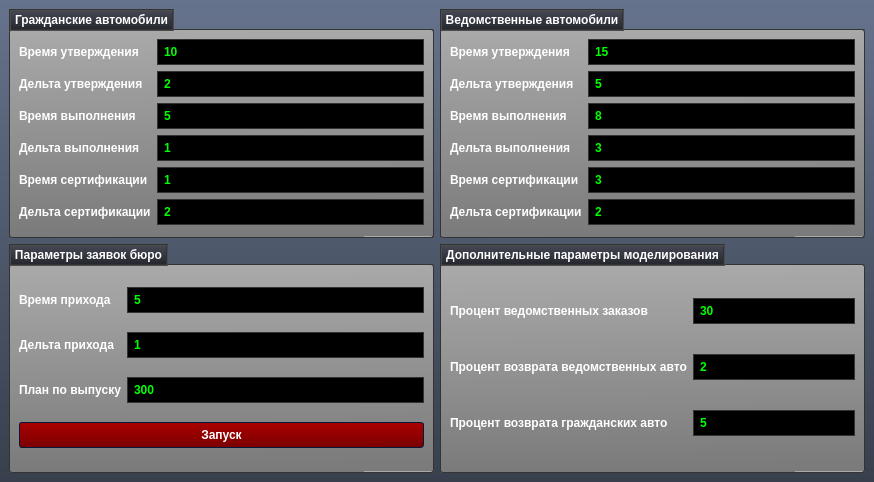
<?xml version="1.0" encoding="UTF-8"?>
<ui version="4.0">
 <class>MainWindow</class>
 <widget class="QMainWindow" name="MainWindow">
  <property name="geometry">
   <rect>
    <x>0</x>
    <y>0</y>
    <width>874</width>
    <height>482</height>
   </rect>
  </property>
  <property name="windowTitle">
   <string>Автомобильное бюро</string>
  </property>
  <property name="styleSheet">
   <string notr="true">/*Copyright (c) DevSec Studio. All rights reserved.

MIT License

Permission is hereby granted, free of charge, to any person obtaining a copy
of this software and associated documentation files (the &quot;Software&quot;), to deal
in the Software without restriction, including without limitation the rights
to use, copy, modify, merge, publish, distribute, sublicense, and/or sell
copies of the Software, and to permit persons to whom the Software is
furnished to do so, subject to the following conditions:

The above copyright notice and this permission notice shall be included in all
copies or substantial portions of the Software.

THE SOFTWARE IS PROVIDED *AS IS*, WITHOUT WARRANTY OF ANY KIND, EXPRESS OR
IMPLIED, INCLUDING BUT NOT LIMITED TO THE WARRANTIES OF MERCHANTABILITY,
FITNESS FOR A PARTICULAR PURPOSE AND NONINFRINGEMENT. IN NO EVENT SHALL THE
AUTHORS OR COPYRIGHT HOLDERS BE LIABLE FOR ANY CLAIM, DAMAGES OR OTHER
LIABILITY, WHETHER IN AN ACTION OF CONTRACT, TORT OR OTHERWISE, ARISING FROM,
OUT OF OR IN CONNECTION WITH THE SOFTWARE OR THE USE OR OTHER DEALINGS IN THE
SOFTWARE.
*/

/*-----QWidget-----*/
QWidget
{
	background-color: qlineargradient(spread:repeat, x1:1, y1:0, x2:1, y2:1, stop:0 rgba(102, 115, 140, 255),stop:1 rgba(56, 63, 77, 255));
	color: #ffffff;
	border-color: #051a39;

}


/*-----QLabel-----*/
QLabel
{
	background-color: transparent;
	color: #ffffff;
	font-weight: bold;

}


QLabel::disabled
{
	background-color: transparent;
	color: #898988;

}


/*-----QMenuBar-----*/
QMenuBar
{
	background-color: #484c58;
	color: #ffffff;
	border-color: #051a39;
	font-weight: bold;

}


QMenuBar::disabled
{
	background-color: #404040;
	color: #898988;
	border-color: #051a39;

}


QMenuBar::item
{
    background-color: transparent;

}


QMenuBar::item:selected
{
    background-color: #c4c5c3;
	color: #000000;
    border: 1px solid #000000;

}


QMenuBar::item:pressed
{
    background-color: #979796;
    border: 1px solid #000;
    margin-bottom: -1px;
    padding-bottom: 1px;

}


/*-----QMenu-----*/
QMenu
{
    background-color: #c4c5c3;
    border: 1px solid;
    color: #000000;
	font-weight: bold;

}


QMenu::separator
{
    height: 1px;
    background-color: #363942;
    color: #ffffff;
    padding-left: 4px;
    margin-left: 10px;
    margin-right: 5px;

}


QMenu::item
{
    min-width : 150px;
    padding: 3px 20px 3px 20px;

}


QMenu::item:selected
{
    background-color: #363942;
    color: #ffffff;

}


QMenu::item:disabled
{
    color: #898988;
}


/*-----QToolTip-----*/
QToolTip
{
	background-color: #bbbcba;
	color: #000000;
	border-color: #051a39;
	border : 1px solid #000000;
	border-radius: 2px;

}


/*-----QPushButton-----*/
QPushButton
{
	background-color: qlineargradient(spread:repeat, x1:0.486, y1:0, x2:0.505, y2:1, stop:0.00480769 rgba(170, 0, 0, 255),stop:1 rgba(122, 0, 0, 255));
	color: #ffffff;
	font-weight: bold;
	border-style: solid;
	border-width: 1px;
	border-radius: 3px;
	border-color: #051a39;
	padding: 5px;

}


QPushButton::disabled
{
	background-color: #404040;
	color: #656565;
	border-color: #051a39;

}


QPushButton::hover
{
	background-color: #9c0000;
	color: #ffffff;
	border-style: solid;
	border-width: 1px;
	border-radius: 3px;
	border-color: #051a39;
	padding: 5px;

}


QPushButton::pressed
{
	background-color: #880000;
	color: #ffffff;
	border-style: solid;
	border-width: 2px;
	border-radius: 3px;
	border-color: #000000;
	padding: 5px;

}


/*-----QToolButton-----*/
QToolButton 
{
	background-color: qlineargradient(spread:repeat, x1:1, y1:0, x2:1, y2:1, stop:0 rgba(177, 181, 193, 255),stop:1 rgba(159, 163, 174, 255));
	color: #ffffff;
	font-weight: bold;
	border-style: solid;
	border-width: 1px;
	border-radius: 3px;
	border-color: #051a39;
	padding: 5px;

}


QToolButton::disabled
{
	background-color: #404040;
	color: #656565;
	border-color: #051a39;

}


QToolButton::hover
{
	background-color: #9fa3ae;
	color: #ffffff;
	border-style: solid;
	border-width: 1px;
	border-radius: 3px;
	border-color: #051a39;
	padding: 5px;

}


QToolButton::pressed
{
	background-color: #7b7e86;
	color: #ffffff;
	border-style: solid;
	border-width: 2px;
	border-radius: 3px;
	border-color: #000000;
	padding: 5px;

}


/*-----QComboBox-----*/
QComboBox
{
    background-color: qlineargradient(spread:repeat, x1:1, y1:0, x2:1, y2:1, stop:0 rgba(118, 118, 118, 255),stop:1 rgba(70, 70, 70, 255));
    border: 1px solid #333333;
    border-radius: 3px;
    padding-left: 6px;
    color: lightgray;
	font-weight: bold;
    height: 20px;

}


QComboBox::disabled
{
	background-color: #404040;
	color: #656565;
	border-color: #051a39;

}


QComboBox:hover
{
    background-color: #646464;

}


QComboBox:on
{
    background-color: #979796;
	color: #000000;

}


QComboBox QAbstractItemView
{
    background-color: #c4c5c3;
    color: #000000;
    border: 1px solid black;
    selection-background-color: #363942;
    selection-color: #ffffff;
    outline: 0;

}


QComboBox::drop-down
{
    subcontrol-origin: padding;
    subcontrol-position: top right;
    width: 15px;
    border-left-width: 1px;
    border-left-color: darkgray;
    border-left-style: solid; 
    border-top-right-radius: 3px; 
    border-bottom-right-radius: 3px;

}


QComboBox::down-arrow
{
    image: url(://arrow-down.png);
    width: 8px;
    height: 8px;
}


/*-----QSpinBox &amp; QDoubleSpinBox &amp; QDateTimeEdit-----*/
QSpinBox, 
QDoubleSpinBox,
QDateTimeEdit
{
	background-color: #000000;
	color: #00ff00;
	font-weight: bold;
	border: 1px solid #333333;
	padding : 4px;

}


QSpinBox::disabled, 
QDoubleSpinBox::disabled,
QDateTimeEdit::disabled
{
	background-color: #404040;
	color: #656565;
	border-color: #051a39;

}


QSpinBox:hover, 
QDoubleSpinBox::hover,
QDateTimeEdit::hover
{
    border: 1px solid #00ff00;

}


QSpinBox::up-button, QSpinBox::down-button,
QDoubleSpinBox::up-button, QDoubleSpinBox::down-button,
QDateTimeEdit::up-button, QDateTimeEdit::down-button
{
	background-color: qlineargradient(spread:repeat, x1:1, y1:0, x2:1, y2:1, stop:0 rgba(118, 118, 118, 255),stop:1 rgba(70, 70, 70, 255));
    border: 0px solid #333333;

}


QSpinBox::disabled, 
QDoubleSpinBox::disabled,
QDateTimeEdit::disabled
{
	background-color: #404040;
	color: #656565;
	border-color: #051a39;

}


QSpinBox::up-button:hover, QSpinBox::down-button:hover,
QDoubleSpinBox::up-button:hover, QDoubleSpinBox::down-button:hover,
QDateTimeEdit::up-button:hover, QDateTimeEdit::down-button:hover
{
	background-color: #646464;
    border: 1px solid #333333;


}


QSpinBox::up-button:disabled, QSpinBox::down-button:disabled,
QDoubleSpinBox::up-button:disabled, QDoubleSpinBox::down-button:disabled,
QDateTimeEdit::up-button:disabled, QDateTimeEdit::down-button:disabled
{
	background-color: #404040;
	color: #656565;
	border-color: #051a39;

}


QSpinBox::up-button:pressed, QSpinBox::down-button:pressed,
QDoubleSpinBox::up-button:pressed, QDoubleSpinBox::down-button::pressed,
QDateTimeEdit::up-button:pressed, QDateTimeEdit::down-button::pressed
{
    background-color: #979796;
    border: 1px solid #444444;

}


QSpinBox::down-arrow,
QDoubleSpinBox::down-arrow,
QDateTimeEdit::down-arrow
{
    image: url(://arrow-down.png);
    width: 7px;

}


QSpinBox::up-arrow,
QDoubleSpinBox::up-arrow,
QDateTimeEdit::up-arrow
{
    image: url(://arrow-up.png);
    width: 7px;

}


/*-----QLineEdit-----*/
QLineEdit
{
	background-color: #000000;
	color: #00ff00;
	font-weight: bold;
    border: 1px solid #333333;
	padding: 4px;

}


QLineEdit:hover
{
    border: 1px solid #00ff00;

}


QLineEdit::disabled
{
	background-color: #404040;
	color: #656565;
	border-width: 1px;
	border-color: #051a39;
	padding: 2px;

}


/*-----QTextEdit-----*/
QTextEdit
{
	background-color: #808080;
	color: #fff;
	border: 1px groove #333333;

}


QTextEdit::disabled
{
	background-color: #404040;
	color: #656565;
	border-color: #051a39;

}


/*-----QGroupBox-----*/
QGroupBox 
{
    border: 1px groove #333333;
	border-radius: 2px;
    margin-top: 20px;

}


QGroupBox 
{
	background-color: qlineargradient(spread:repeat, x1:0.486, y1:0, x2:0.505, y2:1, stop:0.00480769 rgba(170, 169, 169, 255),stop:1 rgba(122, 122, 122, 255));
	font-weight: bold;

}


QGroupBox::title  
{
    background-color: qlineargradient(spread:repeat, x1:1, y1:0, x2:1, y2:1, stop:0 rgba(71, 75, 87, 255),stop:1 rgba(35, 37, 43, 255));
    color: #ffffff;
    border: 2px groove #333333;
    subcontrol-origin: margin;
    subcontrol-position: top left;
    padding: 2px;

}


QGroupBox::title::disabled
{
	background-color: #404040;
	color: #656565;
    subcontrol-origin: margin;
    subcontrol-position: top left;
    padding: 5px;
	border-top-left-radius: 3px;
	border-top-right-radius: 3px;

}


/*-----QCheckBox-----*/
QCheckBox{
	background-color: transparent;
	font-weight: bold;
	color: #fff;

}


QCheckBox::indicator
{
    color: #b1b1b1;
    background-color: #323232;
    border: 2px solid #222222;
    width: 12px;
    height: 12px;

}


QCheckBox::indicator:checked
{
    image:url(://checkbox.png);
    border: 2px solid #00ff00;

}


QCheckBox::indicator:unchecked:hover
{
    border: 2px solid #00ff00;

}


QCheckBox::disabled
{
	color: #656565;

}


QCheckBox::indicator:disabled
{
	background-color: #656565;
	color: #656565;
    border: 1px solid #656565;

}


/*-----QRadioButton-----*/
QRadioButton{
	background-color: transparent;
	font-weight: bold;
	color: #fff;

}


QRadioButton::indicator::unchecked
{ 
	border: 2px inset #222222; 
	border-radius: 6px; 
	background-color:  #323232;
	width: 9px; 
	height: 9px; 

}


QRadioButton::indicator::unchecked:hover
{ 
	border: 2px solid #00ff00; 
	border-radius: 5px; 
	background-color:  #323232;
	width: 9px; 
	height: 9px; 

}


QRadioButton::indicator::checked
{ 
	border: 2px inset #222222; 
	border-radius: 5px; 
	background-color: #00ff00; 
	width: 9px; 
	height: 9px; 

}


QRadioButton::disabled
{
	color: #656565;

}


QRadioButton::indicator:disabled
{
	background-color: #656565;
	color: #656565;
    border: 2px solid #656565;

}


/*-----QTableView &amp; QTableWidget-----*/
QTableView
{
    background-color: #808080;
    border: 1px groove #333333;
    color: #f0f0f0;
	font-weight: bold;
    gridline-color: #333333;
    outline : 0;

}


QTableView::disabled
{
    background-color: #242526;
    border: 1px solid #32414B;
    color: #656565;
    gridline-color: #656565;
    outline : 0;

}


QTableView::item:hover 
{
    background-color: #484c58;
    color: #f0f0f0;

}


QTableView::item:selected 
{
    background-color: #484c58;
    border: 2px groove #00ff00;
    color: #F0F0F0;

}


QTableView::item:selected:disabled
{
    background-color: #1a1b1c;
    border: 2px solid #525251;
    color: #656565;

}


QTableCornerButton::section
{
    background-color: #282830;

}


QHeaderView::section
{
    background-color: #282830;
    color: #fff;
	font-weight: bold;
    text-align: left;
	padding: 4px;
	
}


QHeaderView::section:disabled
{
    background-color: #525251;
    color: #656565;

}


QHeaderView::section:checked
{
    background-color: #00ff00;

}


QHeaderView::section:checked:disabled
{
    color: #656565;
    background-color: #525251;

}


QHeaderView::section::vertical::first,
QHeaderView::section::vertical::only-one
{
    border-top: 0px;

}


QHeaderView::section::vertical
{
    border-top: 0px;

}


QHeaderView::section::horizontal::first,
QHeaderView::section::horizontal::only-one
{
    border-left: 0px;

}


QHeaderView::section::horizontal
{
    border-left: 0px;

}


/*-----QTabWidget-----*/
QTabBar::tab
{
	background-color: transparent;
	color: #ffffff;
	font-weight: bold;
	width: 80px;
	height: 9px;
	
}


QTabBar::tab:disabled
{
	background-color: #656565;
	color: #656565;

}


QTabWidget::pane 
{
	background-color: transparent;
	color: #ffffff;
	border: 1px groove #333333;

}


QTabBar::tab:selected
{
    background-color: #484c58;
	color: #ffffff;
	border: 1px groove #333333;
	border-bottom: 0px;

}


QTabBar::tab:selected:disabled
{
	background-color: #404040;
	color: #656565;

}


QTabBar::tab:!selected 
{
    background-color: #a3a7b2;

}


QTabBar::tab:!selected:hover 
{
    background-color: #484c58;

}


QTabBar::tab:top:!selected 
{
    margin-top: 1px;

}


QTabBar::tab:bottom:!selected 
{
    margin-bottom: 3px;

}


QTabBar::tab:top, QTabBar::tab:bottom 
{
    min-width: 8ex;
    margin-right: -1px;
    padding: 5px 10px 5px 10px;

}


QTabBar::tab:top:selected 
{
    border-bottom-color: none;

}


QTabBar::tab:bottom:selected 
{
    border-top-color: none;

}


QTabBar::tab:top:last, QTabBar::tab:bottom:last,
QTabBar::tab:top:only-one, QTabBar::tab:bottom:only-one 
{
    margin-right: 0;

}


QTabBar::tab:left:!selected 
{
    margin-right: 2px;

}


QTabBar::tab:right:!selected
{
    margin-left: 2px;

}


QTabBar::tab:left, QTabBar::tab:right 
{
    min-height: 15ex;
    margin-bottom: -1px;
    padding: 10px 5px 10px 5px;

}


QTabBar::tab:left:selected 
{
    border-left-color: none;

}


QTabBar::tab:right:selected 
{
    border-right-color: none;

}


QTabBar::tab:left:last, QTabBar::tab:right:last,
QTabBar::tab:left:only-one, QTabBar::tab:right:only-one 
{
    margin-bottom: 0;

}


/*-----QSlider-----*/
QSlider{
	background-color: transparent;

}


QSlider::groove:horizontal 
{
	background-color: transparent;
	height: 6px;

}


QSlider::sub-page:horizontal 
{
	background-color: qlineargradient(spread:reflect, x1:1, y1:0, x2:1, y2:1, stop:0.00480769 rgba(201, 201, 201, 255),stop:1 rgba(72, 72, 72, 255));
	border: 1px solid #000;

}


QSlider::add-page:horizontal 
{
	background-color: #404040;
	border: 1px solid #000; 

}


QSlider::handle:horizontal 
{
	background-color: qlineargradient(spread:reflect, x1:1, y1:0, x2:1, y2:1, stop:0.00480769 rgba(201, 201, 201, 255),stop:1 rgba(72, 72, 72, 255));
	border: 1px solid #000; 
	width: 12px;
	margin-top: -6px;
	margin-bottom: -6px;

}


QSlider::handle:horizontal:hover 
{
	background-color: #808080;

}


QSlider::sub-page:horizontal:disabled 
{
	background-color: #bbb;
	border-color: #999;

}


QSlider::add-page:horizontal:disabled 
{
	background-color: #eee;
	border-color: #999;

}


QSlider::handle:horizontal:disabled 
{
	background-color: #eee;
	border: 1px solid #aaa;

}


QSlider::groove:vertical 
{
	background-color: transparent;
	width: 6px;

}


QSlider::sub-page:vertical 
{
	background-color: qlineargradient(spread:reflect, x1:0, y1:0.483, x2:1, y2:0.517, stop:0.00480769 rgba(201, 201, 201, 255),stop:1 rgba(72, 72, 72, 255));
	border: 1px solid #000;

}


QSlider::add-page:vertical 
{
	background-color: #404040;
	border: 1px solid #000;

}


QSlider::handle:vertical 
{
	background-color: qlineargradient(spread:reflect, x1:0, y1:0.483, x2:1, y2:0.517, stop:0.00480769 rgba(201, 201, 201, 255),stop:1 rgba(72, 72, 72, 255));
	border: 1px solid #000;
	height: 12px;
	margin-left: -6px;
	margin-right: -6px;

}


QSlider::handle:vertical:hover 
{
	background-color: #808080;

}


QSlider::sub-page:vertical:disabled 
{
	background-color: #bbb;
	border-color: #999;

}


QSlider::add-page:vertical:disabled 
{
	background-color: #eee;
	border-color: #999;

}


QSlider::handle:vertical:disabled 
{
	background-color: #eee;
	border: 1px solid #aaa;
	border-radius: 3px;

}


/*-----QDial-----*/
QDial
{
	background-color: #600000;

}


QDial::disabled
{
	background-color: #404040;

}


/*-----QScrollBar-----*/
QScrollBar:horizontal
{
    border: 1px solid #222222;
    background-color: #63676d;
    height: 18px;
    margin: 0px 18px 0 18px;

}


QScrollBar::handle:horizontal
{
    background-color: #a6acb3;
	border: 1px solid #656565;
	border-radius: 2px;
    min-height: 20px;

}


QScrollBar::add-line:horizontal
{
    border: 1px solid #1b1b19;
    background-color: #a6acb3;
    width: 18px;
    subcontrol-position: right;
    subcontrol-origin: margin;

}


QScrollBar::sub-line:horizontal
{
    border: 1px solid #1b1b19;
    background-color: #a6acb3;
    width: 18px;
    subcontrol-position: left;
    subcontrol-origin: margin;

}


QScrollBar::right-arrow:horizontal
{
    image: url(://arrow-right.png);
    width: 8px;
    height: 8px;

}


QScrollBar::left-arrow:horizontal
{
    image: url(://arrow-left.png);
    width: 8px;
    height: 8px;

}


QScrollBar::add-page:horizontal, QScrollBar::sub-page:horizontal
{
    background: none;

}


QScrollBar:vertical
{
    background-color: #63676d;
    width: 18px;
    margin: 18px 0 18px 0;
    border: 1px solid #222222;

}


QScrollBar::handle:vertical
{
    background-color: #a6acb3;
	border: 1px solid #656565;
	border-radius: 2px;
    min-height: 20px;

}


QScrollBar::add-line:vertical
{
    border: 1px solid #1b1b19;
    background-color: #a6acb3;
    height: 18px;
    subcontrol-position: bottom;
    subcontrol-origin: margin;

}


QScrollBar::sub-line:vertical
{
    border: 1px solid #1b1b19;
    background-color: #a6acb3;
    height: 18px;
    subcontrol-position: top;
    subcontrol-origin: margin;

}


QScrollBar::up-arrow:vertical
{
    image: url(://arrow-up.png);
    width: 8px;
    height: 8px;

}


QScrollBar::down-arrow:vertical
{
    image: url(://arrow-down.png);
    width: 8px;
    height: 8px;

}


QScrollBar::add-page:vertical, QScrollBar::sub-page:vertical
{
    background: none;

}


/*-----QProgressBar-----*/
QProgressBar
{
	background-color: #000;
	color: #00ff00;
	font-weight: bold;
	border: 0px groove #000;
	border-radius: 10px;
	text-align: center;

}


QProgressBar:disabled
{
	background-color: #404040;
	color: #656565;
	border-color: #051a39;
	border: 1px solid #000;
	border-radius: 10px;
	text-align: center;

}


QProgressBar::chunk {
	background-color: #ffaf02;
	border: 0px;
	border-radius: 10px;
	color: #000;

}


QProgressBar::chunk:disabled {
	background-color: #333;
	border: 0px;
	border-radius: 10px;
	color: #656565;
}


/*-----QStatusBar-----*/
QStatusBar
{
	background-color: qlineargradient(spread:repeat, x1:1, y1:0, x2:1, y2:1, stop:0 rgba(102, 115, 140, 255),stop:1 rgba(56, 63, 77, 255));
	color: #ffffff;
	border-color: #051a39;
	font-weight: bold;

}


</string>
  </property>
  <widget class="QWidget" name="centralwidget">
   <layout class="QGridLayout" name="gridLayout_5">
    <item row="0" column="0">
     <widget class="QGroupBox" name="groupBox_2">
      <property name="title">
       <string>Гражданские автомобили</string>
      </property>
      <layout class="QGridLayout" name="gridLayout">
       <item row="0" column="0">
        <widget class="QLabel" name="d_design_time_label">
         <property name="text">
          <string>Время утверждения</string>
         </property>
        </widget>
       </item>
       <item row="0" column="1">
        <widget class="QLineEdit" name="d_design_time_entry">
         <property name="text">
          <string>10</string>
         </property>
        </widget>
       </item>
       <item row="1" column="0">
        <widget class="QLabel" name="d_design_delta_label">
         <property name="text">
          <string>Дельта утверждения</string>
         </property>
        </widget>
       </item>
       <item row="1" column="1">
        <widget class="QLineEdit" name="d_design_delta_entry">
         <property name="text">
          <string>2</string>
         </property>
        </widget>
       </item>
       <item row="2" column="0">
        <widget class="QLabel" name="d_built_time_label">
         <property name="text">
          <string>Время выполнения</string>
         </property>
        </widget>
       </item>
       <item row="2" column="1">
        <widget class="QLineEdit" name="d_built_time_entry">
         <property name="text">
          <string>5</string>
         </property>
        </widget>
       </item>
       <item row="3" column="0">
        <widget class="QLabel" name="d_built_delta_label">
         <property name="text">
          <string>Дельта выполнения</string>
         </property>
        </widget>
       </item>
       <item row="3" column="1">
        <widget class="QLineEdit" name="d_built_delta_entry">
         <property name="text">
          <string>1</string>
         </property>
        </widget>
       </item>
       <item row="4" column="0">
        <widget class="QLabel" name="d_certify_time_label">
         <property name="text">
          <string>Время сертификации</string>
         </property>
        </widget>
       </item>
       <item row="4" column="1">
        <widget class="QLineEdit" name="d_certify_time_entry">
         <property name="text">
          <string>1</string>
         </property>
        </widget>
       </item>
       <item row="5" column="0">
        <widget class="QLabel" name="d_certify_delta_label">
         <property name="text">
          <string>Дельта сертификации</string>
         </property>
        </widget>
       </item>
       <item row="5" column="1">
        <widget class="QLineEdit" name="d_certify_delta_entry">
         <property name="text">
          <string>2</string>
         </property>
        </widget>
       </item>
      </layout>
     </widget>
    </item>
    <item row="0" column="1">
     <widget class="QGroupBox" name="groupBox_3">
      <property name="title">
       <string>Ведомственные автомобили</string>
      </property>
      <layout class="QGridLayout" name="gridLayout_2">
       <item row="0" column="0">
        <widget class="QLabel" name="g_design_time_label">
         <property name="text">
          <string>Время утверждения</string>
         </property>
        </widget>
       </item>
       <item row="0" column="1">
        <widget class="QLineEdit" name="g_design_time_entry">
         <property name="text">
          <string>15</string>
         </property>
        </widget>
       </item>
       <item row="1" column="0">
        <widget class="QLabel" name="g_design_delta_label">
         <property name="text">
          <string>Дельта утверждения</string>
         </property>
        </widget>
       </item>
       <item row="1" column="1">
        <widget class="QLineEdit" name="g_design_delta_entry">
         <property name="text">
          <string>5</string>
         </property>
        </widget>
       </item>
       <item row="2" column="0">
        <widget class="QLabel" name="g_built_time_label">
         <property name="text">
          <string>Время выполнения</string>
         </property>
        </widget>
       </item>
       <item row="2" column="1">
        <widget class="QLineEdit" name="g_built_time_entry">
         <property name="text">
          <string>8</string>
         </property>
        </widget>
       </item>
       <item row="3" column="0">
        <widget class="QLabel" name="g_built_delta_label">
         <property name="text">
          <string>Дельта выполнения</string>
         </property>
        </widget>
       </item>
       <item row="3" column="1">
        <widget class="QLineEdit" name="g_built_delta_entry">
         <property name="text">
          <string>3</string>
         </property>
        </widget>
       </item>
       <item row="4" column="0">
        <widget class="QLabel" name="g_certify_time_label">
         <property name="text">
          <string>Время сертификации</string>
         </property>
        </widget>
       </item>
       <item row="4" column="1">
        <widget class="QLineEdit" name="g_certify_time_entry">
         <property name="text">
          <string>3</string>
         </property>
        </widget>
       </item>
       <item row="5" column="0">
        <widget class="QLabel" name="g_certify_delta_label">
         <property name="text">
          <string>Дельта сертификации</string>
         </property>
        </widget>
       </item>
       <item row="5" column="1">
        <widget class="QLineEdit" name="g_certify_delta_entry">
         <property name="text">
          <string>2</string>
         </property>
        </widget>
       </item>
      </layout>
     </widget>
    </item>
    <item row="1" column="0">
     <widget class="QGroupBox" name="groupBox">
      <property name="title">
       <string>Параметры заявок бюро</string>
      </property>
      <layout class="QGridLayout" name="gridLayout_3">
       <item row="0" column="0">
        <widget class="QLabel" name="req_time_label">
         <property name="text">
          <string>Время прихода</string>
         </property>
        </widget>
       </item>
       <item row="0" column="1">
        <widget class="QLineEdit" name="req_time_entry">
         <property name="text">
          <string>5</string>
         </property>
        </widget>
       </item>
       <item row="1" column="0">
        <widget class="QLabel" name="req_delta_label">
         <property name="text">
          <string>Дельта прихода</string>
         </property>
        </widget>
       </item>
       <item row="1" column="1">
        <widget class="QLineEdit" name="req_delta_entry">
         <property name="text">
          <string>1</string>
         </property>
        </widget>
       </item>
       <item row="2" column="0">
        <widget class="QLabel" name="req_quan_label">
         <property name="text">
          <string>План по выпуску</string>
         </property>
        </widget>
       </item>
       <item row="2" column="1">
        <widget class="QLineEdit" name="req_quan_entry">
         <property name="text">
          <string>300</string>
         </property>
        </widget>
       </item>
       <item row="3" column="0" colspan="2">
        <widget class="QPushButton" name="calc_button">
         <property name="text">
          <string>Запуск</string>
         </property>
        </widget>
       </item>
      </layout>
     </widget>
    </item>
    <item row="1" column="1">
     <widget class="QGroupBox" name="groupBox_4">
      <property name="title">
       <string>Дополнительные параметры моделирования</string>
      </property>
      <layout class="QGridLayout" name="gridLayout_4">
       <item row="0" column="0">
        <widget class="QLabel" name="g_rate_label">
         <property name="text">
          <string>Процент ведомственных заказов</string>
         </property>
        </widget>
       </item>
       <item row="0" column="1">
        <widget class="QLineEdit" name="g_rate_entry">
         <property name="text">
          <string>30</string>
         </property>
        </widget>
       </item>
       <item row="1" column="0">
        <widget class="QLabel" name="g_rrate_label">
         <property name="text">
          <string>Процент возврата ведомственных авто</string>
         </property>
        </widget>
       </item>
       <item row="1" column="1">
        <widget class="QLineEdit" name="g_rrate_entry">
         <property name="text">
          <string>2</string>
         </property>
        </widget>
       </item>
       <item row="2" column="0">
        <widget class="QLabel" name="d_rrate_label">
         <property name="text">
          <string>Процент возврата гражданских авто</string>
         </property>
        </widget>
       </item>
       <item row="2" column="1">
        <widget class="QLineEdit" name="d_rrate_entry">
         <property name="text">
          <string>5</string>
         </property>
        </widget>
       </item>
      </layout>
     </widget>
    </item>
   </layout>
  </widget>
 </widget>
 <resources/>
 <connections/>
</ui>
